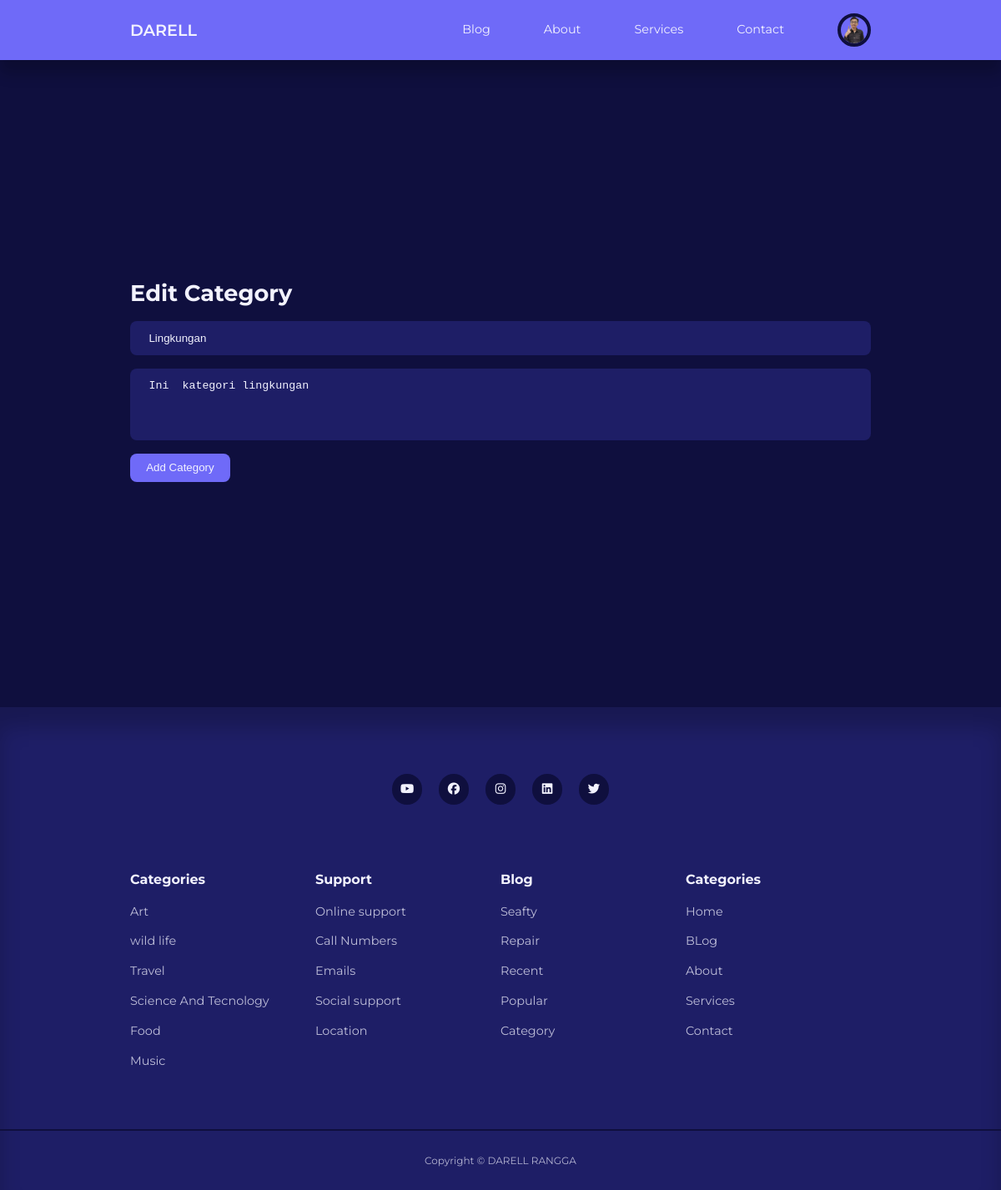
Page /admin/edit-category.php?id=14 (signed in) on the committed database.
### tables this page shows
CREATE TABLE `users` (
  `id` int UNSIGNED NOT NULL,
  `firstname` varchar(50) NOT NULL,
  `lastname` varchar(50) NOT NULL,
  `username` varchar(50) NOT NULL,
  `email` varchar(100) NOT NULL,
  `password` varchar(255) NOT NULL,
  `avatar` varchar(255) NOT NULL,
  `is_admin` tinyint(1) NOT NULL
);

CREATE TABLE `categories` (
  `id` int UNSIGNED NOT NULL,
  `title` varchar(50) NOT NULL,
  `description` text NOT NULL
);

### admin/partials/header.php (called while the page is built, shortened)
<?php
require "../partials/header.php";

### admin/edit-category.php (the view, shortened to what this page needs)
<?php
include "partials/header.php";
if (isset($_GET['id'])) {
  $id = filter_var($_GET['id'], FILTER_SANITIZE_NUMBER_INT);
  $query = "SELECT * FROM categories WHERE id=$id";
  $result = mysqli_query($conn, $query);
  if (mysqli_num_rows($result) == 1) {
    $category = mysqli_fetch_assoc($result);
  }
} else {
  header('location:' . ROOT_URL . 'admin/manage-category.php');
  die();
}
?>
<section class="form-section">
  <div class="container form-section-container">
    <h2>Edit Category</h2>
    <form action="<?= ROOT_URL; ?>admin/edit-category-logic.php" method="POST">
      <input type="text" name="title" value="<?= $category['title']; ?>" placeholder="Title" />
      <textarea name="description" rows="4" placeholder="Update category"><?= $category['description']; ?></textarea>
      <button type="submit" name="submit" class="btn">Add Category</button>
    </form>
  </div>
</section>
<?php
include "../partials/footer.php"
?>

### partials/header.php (shortened to what this page needs)
<?php
require "config/database.php";
if (isset($_SESSION['user-id'])) {
    $id = filter_var($_SESSION['user-id'], FILTER_SANITIZE_NUMBER_INT);
    $query = "SELECT avatar FROM users WHERE id = $id";
    $result = mysqli_query($conn, $query);
    $avatar = mysqli_fetch_assoc($result);
}
?>
<!DOCTYPE html>
<html lang="en">
<head>
    <link rel="stylesheet" href="<?= ROOT_URL; ?>dist/style.css" />
    <link
        rel="stylesheet"
        href="https://cdnjs.cloudflare.com/ajax/libs/font-awesome/6.7.2/css/all.min.css"
 />
    <link
        rel="stylesheet"
        href="https://unicons.iconscout.com/release/v4.0.8/css/line.css" />
</head>
<body>
    <nav>
        <div class="container nav-container">
            <a href="<?= ROOT_URL; ?>" class="nav-logo">DARELL</a>
            <ul class="nav-items">
                <li><a href="<?= ROOT_URL ?>blog.php">Blog</a></li>
                <li><a href="<?= ROOT_URL ?>about.php">About</a></li>
                <li><a href="<?= ROOT_URL ?>services.php">Services</a></li>
                <li><a href="<?= ROOT_URL ?>contact.php">Contact</a></li>
                <?php if (isset($_SESSION['user-id'])) : ?>
                    <li class="nav-profile">
                        <div class="avatar">
                            <img src="<?= ROOT_URL . 'images/' . $avatar['avatar'] ?>" />
                        </div>
                    </li>
                <?php else : ?>
                    <li><a href="signin.php">Sign In</a></li>
                <?php endif ?>
            </ul>
        </div>
    </nav>

### rows in the picture
users: avatar (picture)
categories: title "Lingkungan", description "Ini kategori lingkungan"
